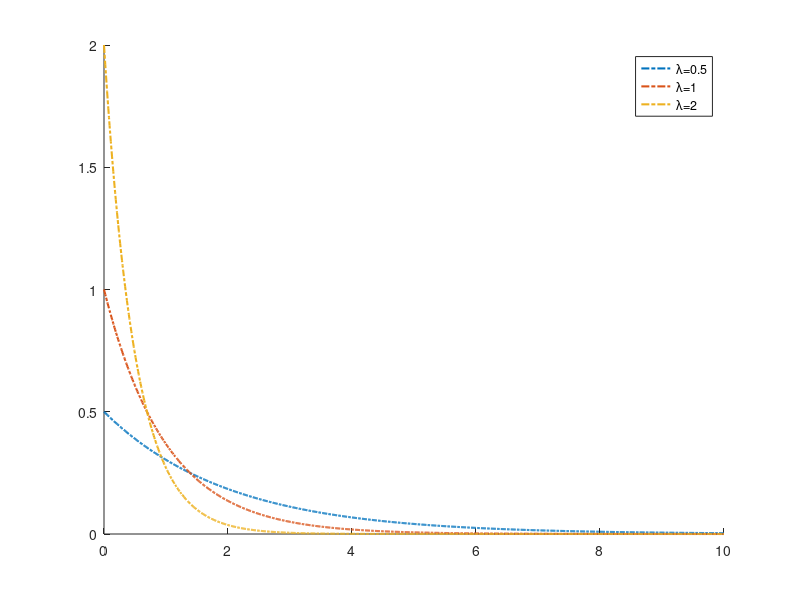

Write MATLAB code to recreate this figure. (Note: this script raises an error after producing the figure.)
%% SAMPLING METHOD FOR THE EXPONENTIAL DISTRIBUTION
% This figure shows the exact pdf compared with the pdf obtained by the
% kernel density estimator through a sample of the exponential distribution
%
%   written by Luca Fenzi - November 18, 2015
%   Contact: fenzi.luca@gmail.com

% Since we want that the exact pdf and the pdf obtained using the kernel 
% density estimator have the same color, we require that the default colors
% of Matlab restart cyclically after 3 times.
cmp=colormap(lines(3));
set(groot,'defaultAxesColorOrder',cmp)
% in this way the colors turn ciclically

% Support
support=0:0.01:10;

% Rate of the different exponential distribution
mu=zeros(1,3);
mu(1)=0.5;
mu(2)=1;
mu(3)=2;

% Plotting the exact pdf
hold on
plot(support,exppdf(support,mu(3)),'-.','LineWidth',1.5)
plot(support,exppdf(support,mu(2)),'-.','LineWidth',1.5)
plot(support,exppdf(support,mu(1)),'-.','LineWidth',1.5)
legend('\lambda=0.5', '\lambda=1', '\lambda=2')

% Samples
n=1000000; % number of sample
%% mu(1)
sample_exp=-log(rand(1,n))/mu(1);  % application of the inversion method
[pdf,range] = ksdensity(sample_exp,support); % estimate of the density through the sample 
plot(range,pdf,'-','LineWidth',1.5)


%% mu(2)
sample_exp=-log(rand(1,n))/mu(2);
[pdf,range] = ksdensity(sample_exp,support);
plot(range,pdf,'-','LineWidth',1.5)

%% mu(3)
sample_exp=-log(rand(1,n))/mu(3);
[pdf,range] = ksdensity(sample_exp,support);
plot(range,pdf,'-','LineWidth',1.5)

axis([0 7 0 2])
title('Sampling exponential distributions')

% delete the impostation for the colors
set(groot,'defaultAxesColorOrder','remove')